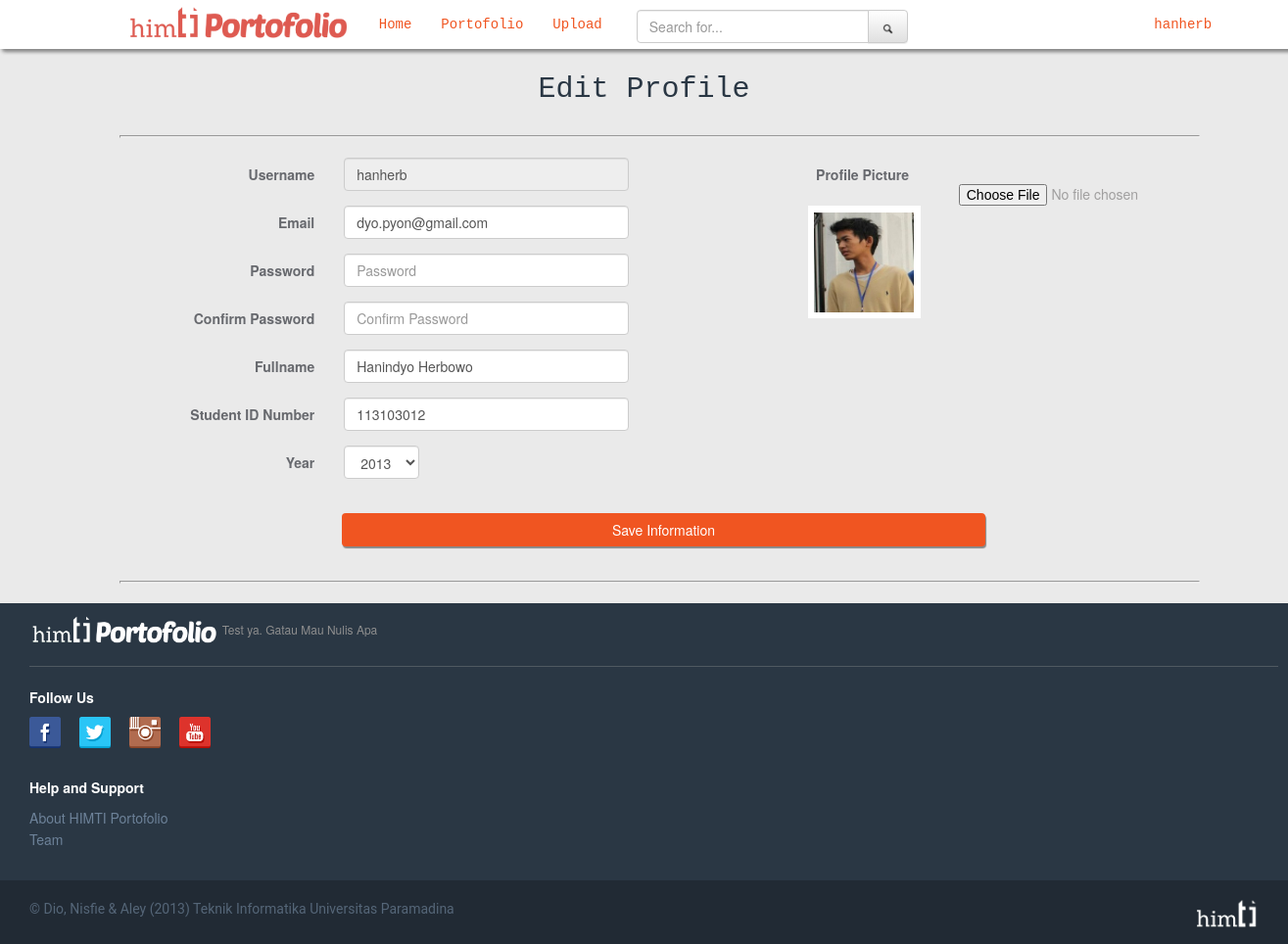
The app's page /edit-profile.php (signed in) with its own data.
### tables this page shows
CREATE TABLE IF NOT EXISTS `user` (
`id_number` int(11) NOT NULL,
  `nim` varchar(20) NOT NULL,
  `username` varchar(20) NOT NULL,
  `email` varchar(20) NOT NULL,
  `password` varchar(100) NOT NULL,
  `fullname` varchar(50) NOT NULL,
  `year` int(10) NOT NULL,
  `avatar` text NOT NULL
);

### edit-profile.php (the view, shortened to what this page needs)
<!DOCTYPE html>
<html>
<head>
	<?php
		include 'source.php';
	 ?>
</head>
<body>
	<?php
		include "nav.php";
		include "edit-profile-database.php";
	?>
<div class="container-fluid col-md-12 editprofile-page">
	<h2 class="text-center">Edit Profile</h2>
	<hr class="col-md-offset-1 col-md-10">
	<?php
		$sql = "SELECT * FROM user WHERE username = '".$_SESSION['nama']."'";
		$result = mysql_query($sql);
		while ($row = mysql_fetch_array($result)) {
			$nim = $row['nim'];
			$username = $row['username'];
			$email = $row['email'];
			$fullname = $row['fullname'];
			$year = $row['year'];
			$avatar = $row['avatar'];
		}
	?>
	<form class="form-horizontal" method="post" enctype="multipart/form-data">
		<div class="col-md-offset-1 col-md-6 column-left">
			<div class="form-content-editprofile text-center">
		  		<div class="form-group">
		    		<label class="col-md-offset-1 col-sm-3col-md-offset-1 col-sm-3 control-label text-right">Username</label>
		    		<div class="col-sm-6">
		     			<input type="text" class="form-control" name="signup_username" placeholder="Username" disabled
		     			value=<?php echo '"'.$username.'"' ?>>
		    		</div>
		  		</div>
		  		<div class="form-group">
		    		<label class="col-md-offset-1 col-sm-3 control-label text-right">Email</label>
		    		<div class="col-sm-6">
		     			<input type="email" class="form-control" name="signup_email" placeholder="Email" value=<?php echo '"'.$email.'"' ?>>
		    		</div>
		  		</div>
		  		<div class="form-group">
		    		<label class="col-md-offset-1 col-sm-3col-md-offset-1 col-sm-3 control-label text-right">Password</label>
		    		<div class="col-sm-6">
		     			<input type="password" class="form-control" name="signup_password" placeholder="Password">
		    		</div>
		  		</div>
		  		<div class="form-group">
		    		<label class="col-md-offset-1 col-sm-3col-md-offset-1 col-sm-3 control-label text-right">Confirm Password</label>
		    		<div class="col-sm-6">
		     			<input type="password" class="form-control" name="signup_confirm_password" placeholder="Confirm Password">
		    		</div>
		  		</div>
		  		<div class="form-group">
		    		<label class="col-md-offset-1 col-sm-3 control-label text-right">Fullname</label>
		    		<div class="col-sm-6">
		     			<input type="text" class="form-control" name="signup_fullname" placeholder="Fullname" value=<?php echo '"'.$fullname.'"' ?>>
		    		</div>
		  		</div>
		    	<div class="form-group">
		    		<label class="col-md-offset-1 col-sm-3 control-label text-right">Student ID Number</label>
		    		<div class="col-sm-6">
		     			<input type="text" class="form-control" name="signup_nim" placeholder="Student ID Number" value=<?php echo '"'.$nim.'"' ?>>
		    		</div>
		  		</div>
		  		<div class="form-group">
		    		<label class="col-md-offset-1 col-sm-3 control-label text-right">Year</label>
		    		<div class="col-sm-2">
		     			<select class="form-control" name="signup_year" placeholder="Year">
		     				<option value="2013" <?php if ($year == "2013") {echo 'selected="selected"';}?>>2013</option>
		     			</select>
		    		</div>
	  			</div>
			</div>
		</div>
	 	<div class="col-md-offset0 col-md-4 column-right">
	 		<div class="form-group upload-avatar">
			    <label class="col-sm-5 control-label text-right">Profile Picture</label>
			    <input type="file" id="avatarUpload" name="avatarUpload" class="fileUpload-avatar col-md-offset-6">
			    <div class="upload-avatar-template">
					<img src=<?php echo '"'.$avatar.'"' ?> id="avatarPreview">
				</div>
			</div>
		</div>
		<div class="form-group editprofile-button">
      		<br><button type="submit" class="btn col-md-offset-3 col-md-6" name="submit_edit"> Save Information </button>
  		</div>
  	</form>
 	<hr class="col-md-offset-1 col-md-10">
</div>
	 <?php include "footer.php"; ?>
</body>
</html>

### css/style.css (style rules this page uses)
body { background-color: #fff; margin: 0; padding: 0; }
.signup-page, .editprofile-page { margin-top: 45px; }
.signup-page h2, .editprofile-page h2 { color: #2A3744; font-family: Rockwell, 'Courier Bold', Courier, Georgia, Times, 'Times New Roman', serif; }
.signup-page hr, .editprofile-page hr { border-style: inset; border-width: 1px; }
.signup-page label, .editprofile-page label { color: #67696e; }
.form-content-signup button, .editprofile-button button { background-color: #F05521; color: #fff; left: 20px; box-shadow: 1px 2px 1px #888888; }
.editprofile-page { margin-top: 55px; }
.upload-avatar-template { margin-left: 14%; background-color: #fff; width: 115px; height: 115px; }
.upload-avatar-template img { width: 102px; height: 102px; margin-top: 6%; margin-left: 6%; }
.fileUpload-avatar { color: #a09f9f; margin-top: 2%; }
.editprofile-button button { margin-top: 20px; }

### edit-profile.php (style rules this page uses)
body { background-color: #EAEAEA; }

### records on screen
user: signup_username "hanherb", signup_email "dyo.pyon@gmail.com", signup_fullname "Hanindyo Herbowo", signup_nim "113103012", signup_year "2013", avatar (picture)

### other values on screen
$user "hanherb"
